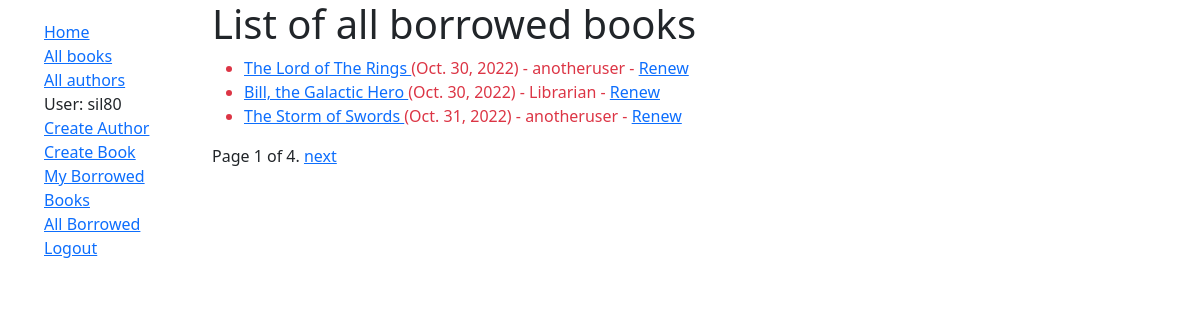
Page /catalog/borrowed/ (signed in) on the committed database.
### catalog/models.py (models this page shows, shortened)
class BookInstance(models.Model):
    id = models.UUIDField(primary_key=True, default=uuid.uuid4, help_text='Unique ID for this particular book across whole library')
    book = models.ForeignKey('Book', on_delete=models.RESTRICT, null=True)
    imprint = models.CharField(max_length=200)
    due_back = models.DateField(null=True, blank=True)
    LOAN_STATUS = (
        ('m', 'Maintenance'),
        ('o', 'On loan'),
        ('a', 'Available'),
        ('r', 'Reserved'),
    )
    status = models.CharField(
        max_length=1,
        choices=LOAN_STATUS,
        blank=True,
        default='m',
        help_text='Book availability',
    )
    class Meta:
        ordering = ['due_back']
        permissions = (("can_mark_returned", "Set book as returned"),)
    borrower = models.ForeignKey(User, on_delete=models.SET_NULL, null=True, blank=True)
    @property
    def is_overdue(self):
        return bool(self.due_back and date.today() > self.due_back)

class Book(models.Model):
    title = models.CharField(max_length=200)
    author = models.ForeignKey('Author', on_delete=models.SET_NULL, null=True)
    summary = models.TextField(max_length=1000, help_text='Enter a brief description of the book')
    isbn = models.CharField('ISBN', max_length=13, unique=True,
                             help_text='13 Character <a href="https://www.isbn-international.org/content/what-isbn">ISBN number</a>')
    genre = models.ManyToManyField(Genre, help_text='Select a genre for this book')
    language = models.ForeignKey('Language', on_delete=models.RESTRICT, null=True)

### catalog/views.py (the view)
# urls.py: path('borrowed/', views.AllBorrowedBooks.as_view(), name='all-borrowed'),
class AllBorrowedBooks(PermissionRequiredMixin, generic.ListView):
    permission_required = 'catalog.can_mark_returned'
    model = BookInstance
    template_name = 'catalog/all_borrowed_books.html'
    paginate_by = 3
    def get_queryset(self):
        return BookInstance.objects.filter(status__exact='o').order_by('due_back')

### catalog/templates/catalog/all_borrowed_books.html
{% extends "base_generic.html" %}
{% block content %}
  <h1>List of all borrowed books</h1>
  {% if bookinstance_list %}
  <ul>
  	{% for bookinst in bookinstance_list %}
  	<li class="{% if bookinst.is_overdue %}text-danger{% endif %}">
  		<a href="{% url 'book-detail' bookinst.book.pk %}"> {{ bookinst.book.title }} </a> ({{ bookinst.due_back }}) - {{ bookinst.borrower}}
      {% if perms.catalog.can_mark_returned %}- <a href="{% url 'renew-book-librarian' bookinst.id %}">Renew</a> {% endif %}
  	</li>
  	{% endfor %}
  </ul>
  {% else %}
    <p>There are no books borrowed.</p>
  {% endif %}
{% endblock %}

### catalog/templates/base_generic.html (shortened to what this page needs)
<!DOCTYPE html>
<html lang="en">
<head>
  <link href="https://cdn.jsdelivr.net/npm/bootstrap@5.1.3/dist/css/bootstrap.min.css" rel="stylesheet">
  {% load static %}
  <link rel="stylesheet" href="{% static 'css/styles.css' %}">
</head>
<body>
  <div class="container-fluid">
    <div class="row">
      <div class="col-sm-2">
      {% block sidebar %}
        <ul class="sidebar-nav">
          <li><a href="{% url 'index' %}">Home</a></li>
          <li><a href="{% url 'books' %}">All books</a></li>
          <li><a href="{% url 'authors' %}">All authors</a></li>
          {% if user.is_authenticated %}
            <li>User: {{ user.get_username }} </li>
            <li><a href="{% url 'author-create' %}">Create Author</a></li>
            <li><a href="{% url 'book-create' %}">Create Book</a></li>
            <li><a href="{% url 'my-borrowed' %}">My Borrowed Books</li>
            <li><a href="{% url 'all-borrowed' %}">All Borrowed</a></li>
            <li><a href="{% url 'logout' %}?next={{ request.path }}">Logout</a></li>
          {% else %}
            <li><a href="{% url 'login' %}?next={{ request.path }}">Login</a></li>
          {% endif %}
        </ul>
     {% endblock %}
      </div>
      <div class="col-sm-10 ">{% block content %}{% endblock %}
      {% block pagination%}
        {% if is_paginated %}
          <div class="pagination">
            <span class="page-links">
              <span class="page-current">
                Page {{ page_obj.number }} of {{ page_obj.paginator.num_pages }}.
              </span>
              {% if page_obj.has_next %}
                <a href="{{ request.path }}?page={{ page_obj.next_page_number }}">next</a>
              {% endif %}
            </span>
          </div>
        {% endif %}
      {% endblock %}
    </div>
    </div>
  </div>
</body>
</html>

### catalog/static/css/styles.css (style rules this page uses)
.sidebar-nav { margin-top: 20px; paddng: 0; list-style: none; }

### rows in the picture
BookInstance: book "The Lord of The Rings", due_back "Oct. 30, 2022", borrower "anotheruser"
BookInstance: book "Bill, the Galactic Hero", due_back "Oct. 30, 2022", borrower "Librarian"
BookInstance: book "The Storm of Swords", due_back "Oct. 31, 2022", borrower "anotheruser"

### other values in the picture
{{ user.get_username }} "sil80"
{{ page_obj.number }} "1"
{{ page_obj.paginator.num_pages }} "4"
